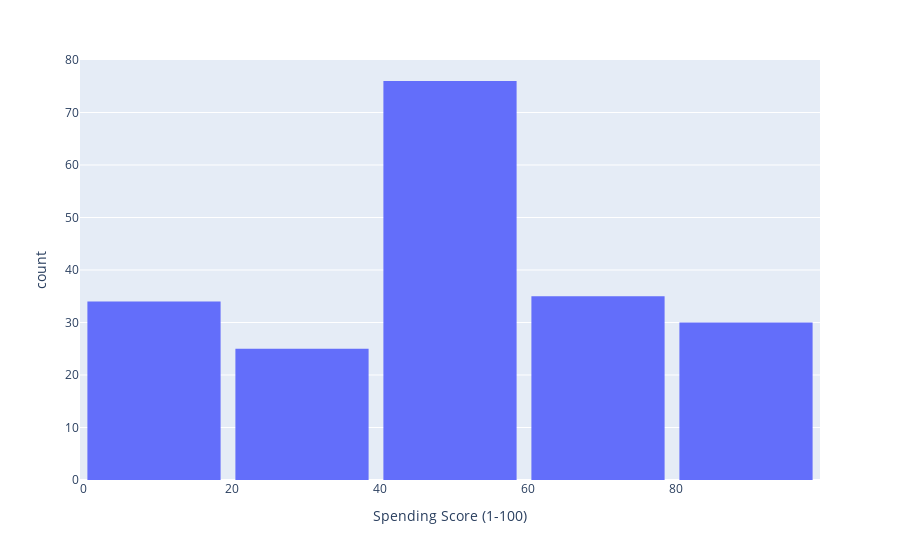

Source (notebook cell):
### Markdown cell above
* the distribution of spending score is even with there being 2 groups of people 
* people with a score of less than 50 and people with a score of more than 50

this is the what the distribution looks like with more bins

### Code cell
plt.figure(figsize=(15,8))
fig = px.histogram(customer_data, x="Spending Score (1-100)", nbins=6)
fig.update_layout(bargap=0.1)
fig.show()

### Figure 1 — Plotly figure (JSON) as saved in the notebook; plotly's stock layout.template omitted (floating-point values rounded to 4 significant figures; data arrays with more than 128 entries replaced by an {"elided": "..."} marker saying what was removed)
{"data": [{"alignmentgroup": "True", "bingroup": "x", "hovertemplate": "Spending Score (1-100)=%{x}<br>count=%{y}<extra></extra>", "legendgroup": "", "marker": {"color": "#636efa", "pattern": {"shape": ""}}, "name": "", "nbinsx": 6, "offsetgroup": "", "orientation": "v", "showlegend": false, "type": "histogram", "x": {"elided": "200 int values"}, "xaxis": "x", "yaxis": "y"}], "layout": {"bargap": 0.1, "barmode": "relative", "legend": {"tracegroupgap": 0}, "margin": {"t": 60}, "xaxis": {"anchor": "y", "domain": [0, 1], "title": {"text": "Spending Score (1-100)"}}, "yaxis": {"anchor": "x", "domain": [0, 1], "title": {"text": "count"}}}}
